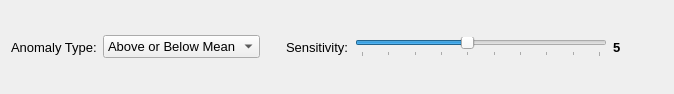
<?xml version="1.0" encoding="UTF-8"?>
<ui version="4.0">
 <class>ThermalResidualAnomaly</class>
 <widget class="QWidget" name="ThermalResidualAnomaly">
  <property name="geometry">
   <rect>
    <x>0</x>
    <y>0</y>
    <width>674</width>
    <height>94</height>
   </rect>
  </property>
  <property name="windowTitle">
   <string>Form</string>
  </property>
  <layout class="QVBoxLayout" name="verticalLayout">
   <item>
    <layout class="QHBoxLayout" name="horizontalLayout_4">
     <item>
      <layout class="QHBoxLayout" name="horizontalLayout_3">
       <item>
        <widget class="QLabel" name="typeLabel">
         <property name="font">
          <font>
           <pointsize>10</pointsize>
          </font>
         </property>
         <property name="toolTip">
          <string>Type of local thermal residual anomaly to detect in radiometric imagery.
Determines whether to find warm anomalies, cool anomalies, or both.</string>
         </property>
         <property name="text">
          <string>Anomaly Type:</string>
         </property>
        </widget>
       </item>
       <item>
        <widget class="QComboBox" name="anomalyTypeComboBox">
         <property name="font">
          <font>
           <pointsize>10</pointsize>
          </font>
         </property>
         <property name="toolTip">
          <string>Select the type of thermal residual anomaly to detect:
• Above or Below Mean: Detects both hot and cold anomalies (default)
• Above Mean: Only detects hot spots (temperatures above average)
• Below Mean: Only detects cold spots (temperatures below average)
The algorithm compares each pixel's temperature to its local background estimate.</string>
         </property>
         <item>
          <property name="text">
           <string>Above or Below Mean</string>
          </property>
         </item>
         <item>
          <property name="text">
           <string>Above Mean</string>
          </property>
         </item>
         <item>
          <property name="text">
           <string>Below Mean</string>
          </property>
         </item>
        </widget>
       </item>
       <item>
        <spacer name="horizontalSpacer">
         <property name="orientation">
          <enum>Qt::Horizontal</enum>
         </property>
         <property name="sizeType">
          <enum>QSizePolicy::Maximum</enum>
         </property>
         <property name="sizeHint" stdset="0">
          <size>
           <width>20</width>
           <height>20</height>
          </size>
         </property>
        </spacer>
       </item>
       <item>
        <widget class="QLabel" name="sensitivityLabel">
         <property name="font">
          <font>
           <pointsize>10</pointsize>
          </font>
         </property>
         <property name="toolTip">
          <string>Detection sensitivity for thermal residual anomalies.
• Range: 1 to 10
• Default: 5
Lower values are more conservative (fewer detections).
Higher values are more aggressive (more detections).</string>
         </property>
         <property name="text">
          <string>Sensitivity:</string>
         </property>
        </widget>
       </item>
       <item>
        <widget class="QSlider" name="sensitivitySlider">
         <property name="minimum">
          <number>1</number>
         </property>
         <property name="maximum">
          <number>10</number>
         </property>
         <property name="toolTip">
          <string>Adjust detection sensitivity for local thermal residual anomalies.
• 1-3: Conservative
• 4-6: Moderate
• 7-10: Aggressive</string>
         </property>
         <property name="pageStep">
          <number>1</number>
         </property>
         <property name="value">
          <number>5</number>
         </property>
         <property name="sliderPosition">
          <number>5</number>
         </property>
         <property name="orientation">
          <enum>Qt::Horizontal</enum>
         </property>
         <property name="tickPosition">
          <enum>QSlider::TicksBelow</enum>
         </property>
         <property name="tickInterval">
          <number>1</number>
         </property>
        </widget>
       </item>
       <item>
        <widget class="QLabel" name="sensitivityValueLabel">
         <property name="minimumSize">
          <size>
           <width>50</width>
           <height>0</height>
          </size>
         </property>
         <property name="font">
          <font>
           <pointsize>10</pointsize>
           <weight>75</weight>
           <bold>true</bold>
          </font>
         </property>
         <property name="toolTip">
          <string>Current sensitivity level for residual anomaly detection.</string>
         </property>
         <property name="text">
          <string>5</string>
         </property>
        </widget>
       </item>
      </layout>
     </item>
    </layout>
   </item>
  </layout>
 </widget>
 <resources/>
 <connections/>
</ui>
